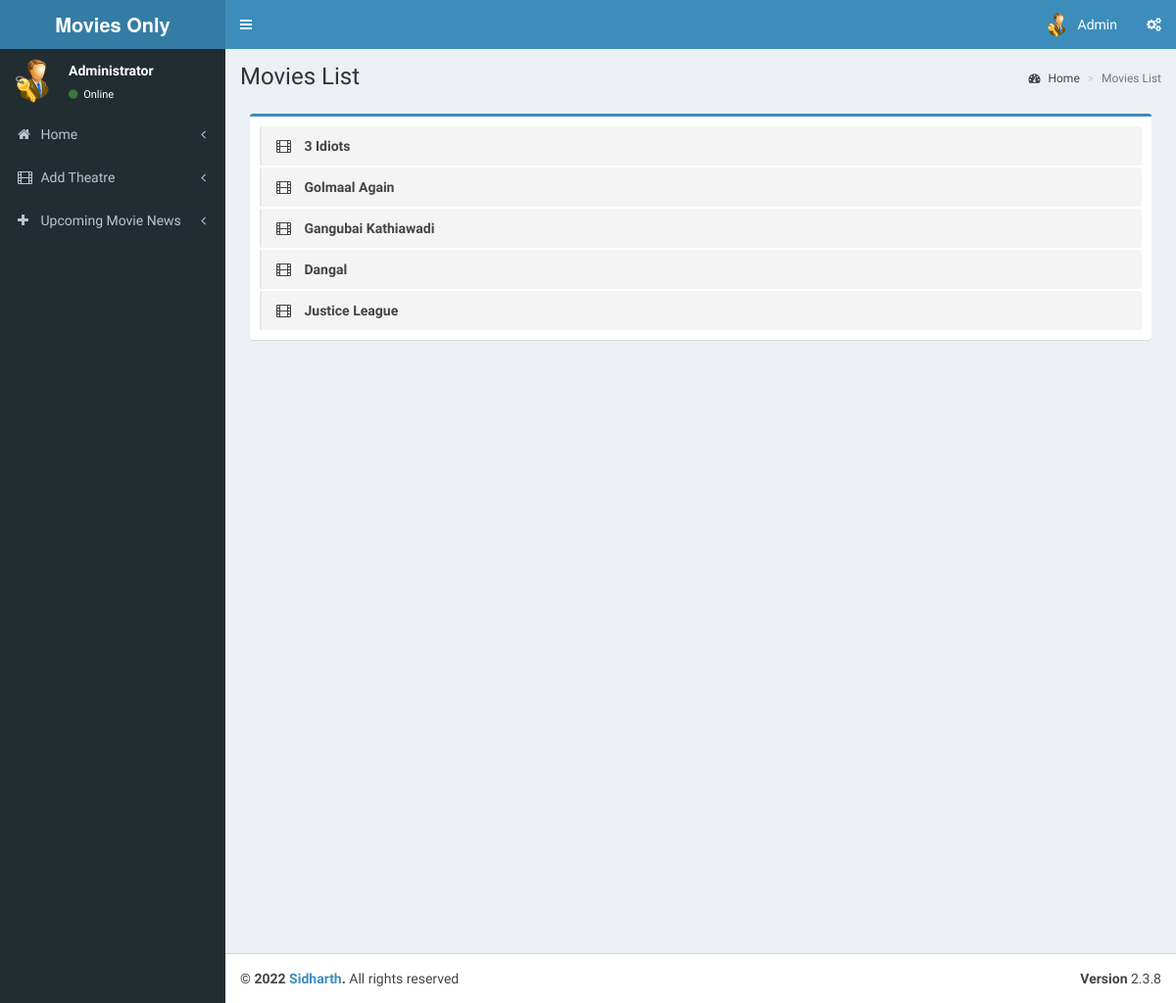
The page /admin/pages/index.php (signed in) on the database as committed earlier.
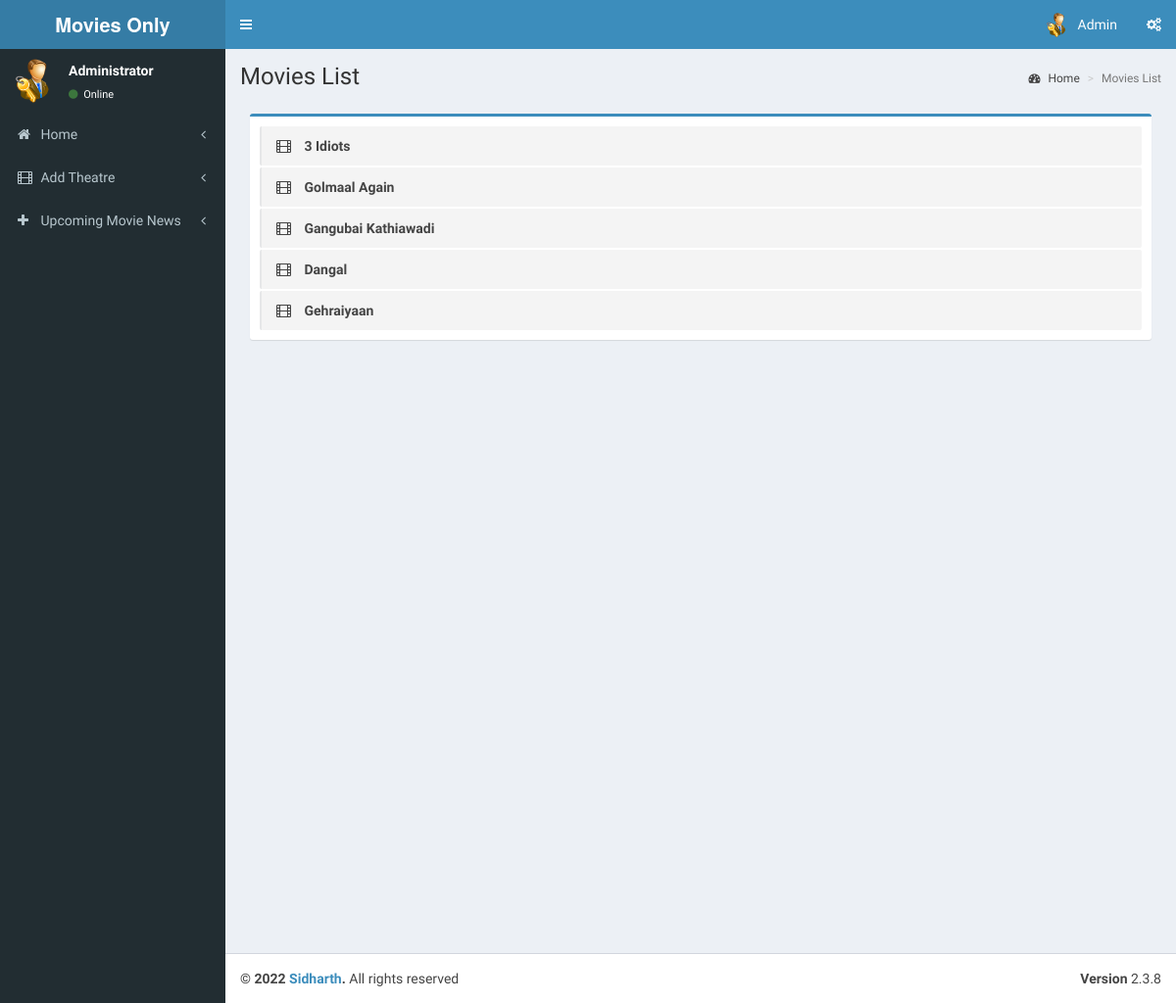
The same page on the database as committed later.
### tables this page shows
CREATE TABLE `tbl_movie` (
  `movie_id` int(11) NOT NULL,
  `t_id` int(11) NOT NULL COMMENT 'theatre id',
  `movie_name` varchar(255) NOT NULL,
  `cast` varchar(500) NOT NULL,
  `desc` varchar(1000) NOT NULL,
  `release_date` date NOT NULL,
  `image` varchar(200) NOT NULL,
  `video_url` varchar(200) NOT NULL,
  `status` int(1) NOT NULL COMMENT '0 means active '
);

### admin/pages/index.php (the view, shortened to what this page needs)
<?php
include('header.php');
?>
  <div class="content-wrapper">
    <section class="content-header">
      <h1>
        Movies List
      </h1>
      <ol class="breadcrumb">
        <li><a href="index"><i class="fa fa-dashboard"></i> Home</a></li>
        <li class="active">Movies List</li>
      </ol>
    </section>
    <section class="content">
      <div class="circle">
        <div class="box-body">
            <div class="box box-primary">
            <div class="box-body">
              <ul class="todo-list">
                 <?php
                        $qry7=mysqli_query($con,"select * from tbl_movie");
                        if(mysqli_num_rows($qry7))
                        {
                        while($c=mysqli_fetch_array($qry7))
                        {
                        ?>
                <li>
                      <span class="handle">
                        <i class="fa fa-film"></i>
                      </span>
                  <span class="text"><?php echo $c['movie_name'];?></span>
                </li>
                  <?php
                       }}
                     ?>
            </div>
          </div>
        </div>
      </div>
    </section>
  </div>
  <?php
include('footer.php');
?>

Rows that differ between the two databases and show on the page:
changed tbl_movie: movie_name "Justice League" → "Gehraiyaan"
